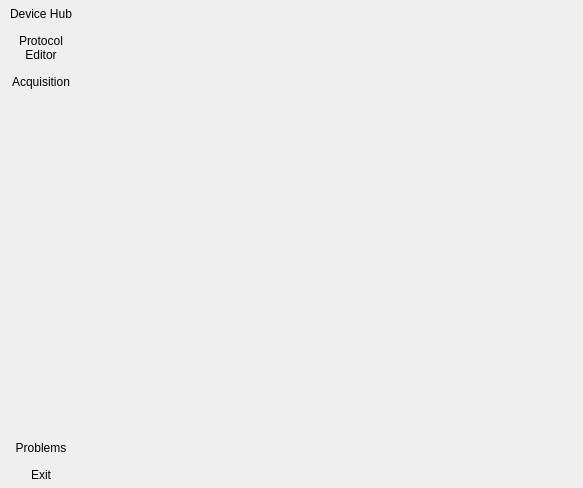
<?xml version="1.0" encoding="UTF-8"?>
<ui version="4.0">
 <class>main</class>
 <widget class="QWidget" name="main">
  <property name="geometry">
   <rect>
    <x>0</x>
    <y>0</y>
    <width>583</width>
    <height>488</height>
   </rect>
  </property>
  <property name="windowTitle">
   <string>MainWindow</string>
  </property>
  <layout class="QHBoxLayout" name="mainwindow_layout">
   <property name="spacing">
    <number>0</number>
   </property>
   <property name="leftMargin">
    <number>0</number>
   </property>
   <property name="topMargin">
    <number>0</number>
   </property>
   <property name="rightMargin">
    <number>0</number>
   </property>
   <property name="bottomMargin">
    <number>0</number>
   </property>
   <item>
    <widget class="QFrame" name="portal">
     <property name="styleSheet">
      <string notr="true">#portal { border: 0px }</string>
     </property>
     <layout class="QVBoxLayout" name="portal_buttons_layout">
      <property name="leftMargin">
       <number>3</number>
      </property>
      <property name="topMargin">
       <number>3</number>
      </property>
      <property name="rightMargin">
       <number>3</number>
      </property>
      <property name="bottomMargin">
       <number>3</number>
      </property>
      <item>
       <widget class="QToolButton" name="device_hub">
        <property name="sizePolicy">
         <sizepolicy hsizetype="Preferred" vsizetype="Preferred">
          <horstretch>0</horstretch>
          <verstretch>0</verstretch>
         </sizepolicy>
        </property>
        <property name="text">
         <string>Device Hub</string>
        </property>
        <property name="icon">
         <iconset resource="../resources/resources.qrc">
          <normaloff>:/main_window/device_hub</normaloff>:/main_window/device_hub</iconset>
        </property>
        <property name="iconSize">
         <size>
          <width>48</width>
          <height>48</height>
         </size>
        </property>
        <property name="toolButtonStyle">
         <enum>Qt::ToolButtonTextUnderIcon</enum>
        </property>
        <property name="autoRaise">
         <bool>true</bool>
        </property>
       </widget>
      </item>
      <item>
       <widget class="QToolButton" name="protocol_editor">
        <property name="sizePolicy">
         <sizepolicy hsizetype="Preferred" vsizetype="Preferred">
          <horstretch>0</horstretch>
          <verstretch>0</verstretch>
         </sizepolicy>
        </property>
        <property name="text">
         <string>Protocol
Editor</string>
        </property>
        <property name="icon">
         <iconset resource="../resources/resources.qrc">
          <normaloff>:/main_window/protocol_editor</normaloff>:/main_window/protocol_editor</iconset>
        </property>
        <property name="iconSize">
         <size>
          <width>48</width>
          <height>48</height>
         </size>
        </property>
        <property name="toolButtonStyle">
         <enum>Qt::ToolButtonTextUnderIcon</enum>
        </property>
        <property name="autoRaise">
         <bool>true</bool>
        </property>
       </widget>
      </item>
      <item>
       <widget class="QToolButton" name="acquisition">
        <property name="sizePolicy">
         <sizepolicy hsizetype="Preferred" vsizetype="Preferred">
          <horstretch>0</horstretch>
          <verstretch>0</verstretch>
         </sizepolicy>
        </property>
        <property name="text">
         <string>Acquisition</string>
        </property>
        <property name="icon">
         <iconset resource="../resources/resources.qrc">
          <normaloff>:/main_window/acquisition</normaloff>:/main_window/acquisition</iconset>
        </property>
        <property name="iconSize">
         <size>
          <width>48</width>
          <height>48</height>
         </size>
        </property>
        <property name="toolButtonStyle">
         <enum>Qt::ToolButtonTextUnderIcon</enum>
        </property>
        <property name="autoRaise">
         <bool>true</bool>
        </property>
       </widget>
      </item>
      <item>
       <spacer name="vertical_spacer">
        <property name="orientation">
         <enum>Qt::Vertical</enum>
        </property>
        <property name="sizeHint" stdset="0">
         <size>
          <width>20</width>
          <height>40</height>
         </size>
        </property>
       </spacer>
      </item>
      <item>
       <widget class="QToolButton" name="problems">
        <property name="sizePolicy">
         <sizepolicy hsizetype="Preferred" vsizetype="Preferred">
          <horstretch>0</horstretch>
          <verstretch>0</verstretch>
         </sizepolicy>
        </property>
        <property name="text">
         <string>Problems</string>
        </property>
        <property name="icon">
         <iconset resource="../resources/resources.qrc">
          <normaloff>:/main_window/problems</normaloff>:/main_window/problems</iconset>
        </property>
        <property name="iconSize">
         <size>
          <width>48</width>
          <height>48</height>
         </size>
        </property>
        <property name="toolButtonStyle">
         <enum>Qt::ToolButtonTextUnderIcon</enum>
        </property>
        <property name="autoRaise">
         <bool>true</bool>
        </property>
       </widget>
      </item>
      <item>
       <widget class="QToolButton" name="exit">
        <property name="sizePolicy">
         <sizepolicy hsizetype="Preferred" vsizetype="Preferred">
          <horstretch>0</horstretch>
          <verstretch>0</verstretch>
         </sizepolicy>
        </property>
        <property name="text">
         <string>Exit</string>
        </property>
        <property name="icon">
         <iconset resource="../resources/resources.qrc">
          <normaloff>:/main_window/exit</normaloff>:/main_window/exit</iconset>
        </property>
        <property name="iconSize">
         <size>
          <width>48</width>
          <height>48</height>
         </size>
        </property>
        <property name="toolButtonStyle">
         <enum>Qt::ToolButtonTextUnderIcon</enum>
        </property>
        <property name="autoRaise">
         <bool>true</bool>
        </property>
       </widget>
      </item>
     </layout>
    </widget>
   </item>
   <item>
    <widget class="QStackedWidget" name="workspace">
     <property name="sizePolicy">
      <sizepolicy hsizetype="Preferred" vsizetype="Preferred">
       <horstretch>1</horstretch>
       <verstretch>0</verstretch>
      </sizepolicy>
     </property>
     <property name="lineWidth">
      <number>0</number>
     </property>
    </widget>
   </item>
  </layout>
 </widget>
 <resources>
  <include location="../resources/resources.qrc"/>
 </resources>
 <connections/>
</ui>
